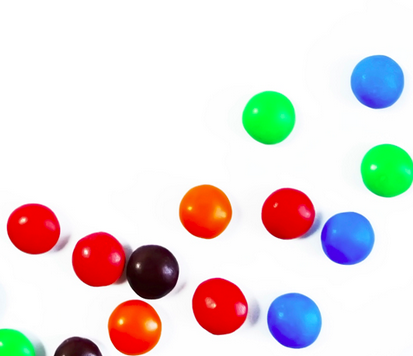
#> input picture images/smarties.png, 413 x 356 px, found by its file name
$ python Py10.3_Canny.py
#> lines starting #> are read from the running program, lines starting #| are printed output that depends on the picture; after the words box and inside, x2 and y2 are one past the last pixel; in counts of white or black regions, pixels touching at a corner belong together
'''
oad our image, convert it to graysc- ale, and blur it using the Gaussian blurring method. By ap- plying a blur prior to edge detection, we will help remove
“noisy” edges in the image that are not of interest to us. Our goal here is to find only the outlines of the coins.
Canny involves blurring the image to remove noise, computing Sobel gradi- ent images in the x and y direction, suppressing edges, and finally a hysteresis thresholding stage that determines if a pixel is “edge-like” or not.
'''
import numpy as np
import argparse
import cv2
# [5 lines of commented-out code are left out]
image= cv2.imread('images/smarties.png')
#> image is the input picture: shape (356, 413, 3); mean B, G, R 219.1, 220.4, 228.9
image = cv2.cvtColor(image, cv2.COLOR_BGR2GRAY)
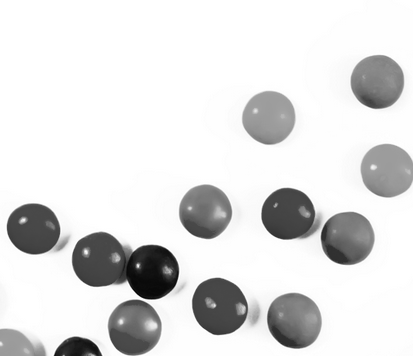
#> image: shape (356, 413); min 4, max 255, mean 222.8
image = cv2.GaussianBlur(image, (5, 5), 0)
cv2.imshow("Blurred", image)
canny = cv2.Canny(image, 30, 150)
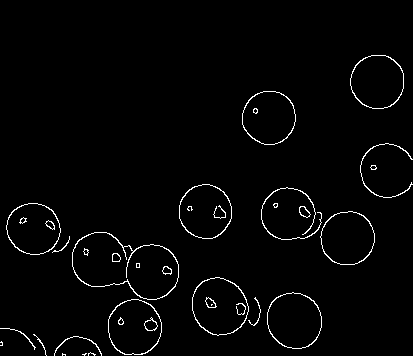
#> canny: shape (356, 413); 2.1% white in thin lines or dots, all inside (x1, y1, x2, y2) = (0, 55, 413, 356)
cv2.imshow("Canny", canny)
cv2.waitKey(0)

$ run again, with images/chessboard.png copied over images/smarties.png
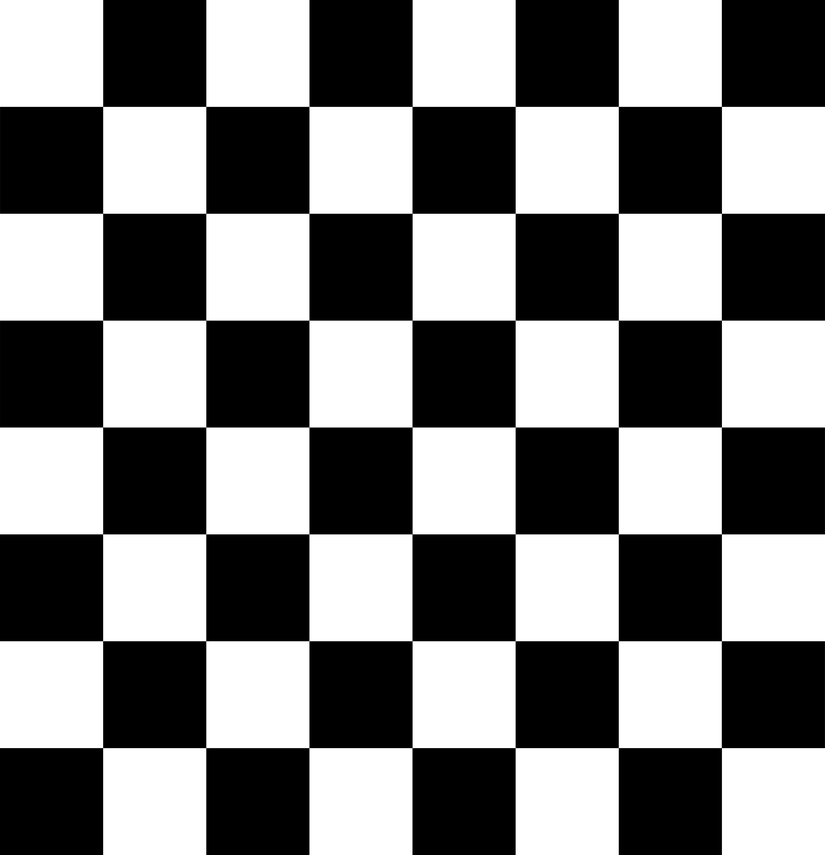
#> input picture images/chessboard.png, 825 x 855 px, shrunk from 3595 x 3723 before the run, found by its file name
#> image is the input picture: shape (855, 825, 3); min 0, max 255, mean 127.5
#> `image = cv2.GaussianBlur(image, (5, 5), 0)`:
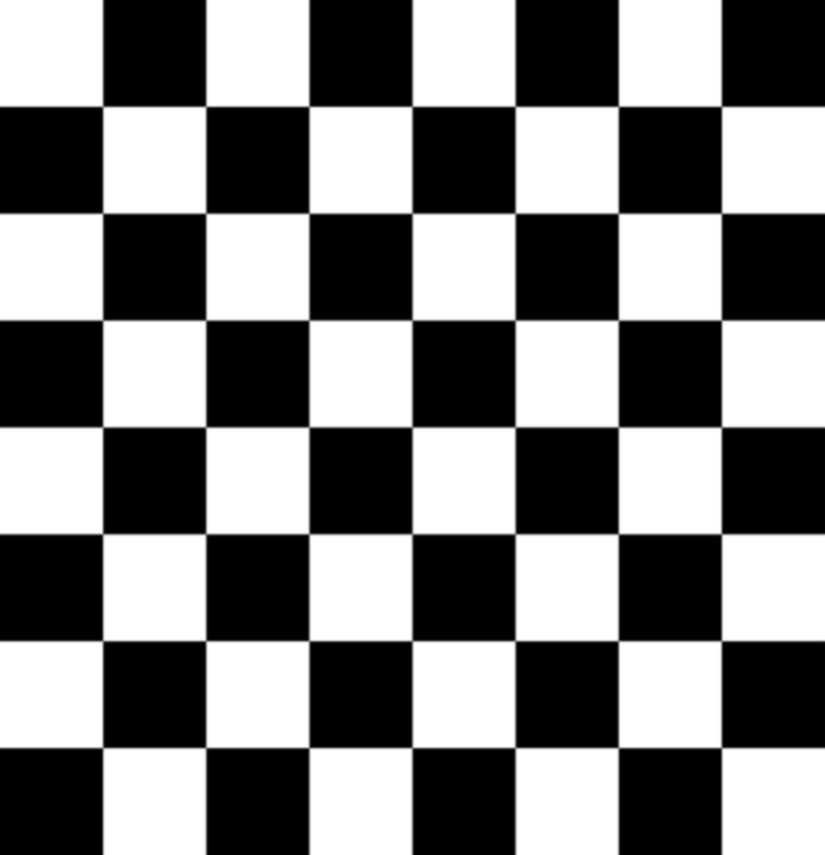
#> image: shape (855, 825); min 0, max 255, mean 127.5
#> `canny = cv2.Canny(image, 30, 150)`:
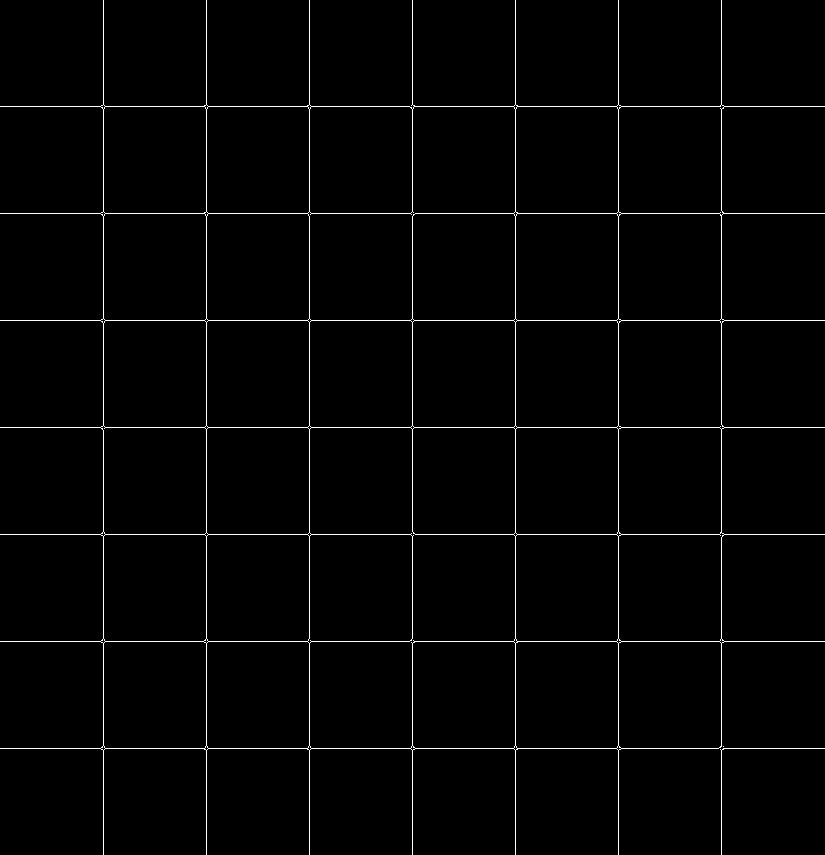
#> canny: shape (855, 825); 1.7% white in thin lines or dots
